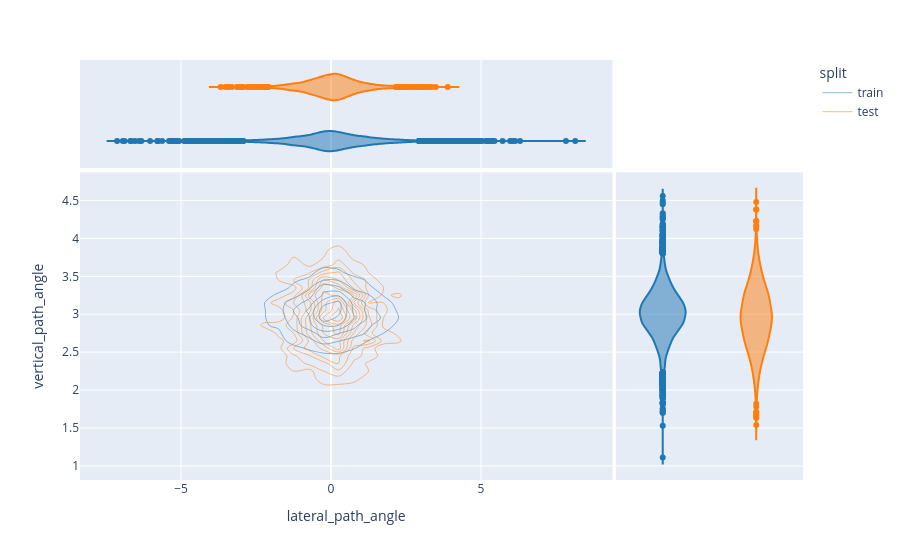

Notebook source saved alongside this figure:
### Code cell
# Display graph
fig = px.density_contour(
    df, 
    x='lateral_path_angle',
    y='vertical_path_angle',
    color='split',
    marginal_x='violin',
    marginal_y='violin',
    # range_x=[-1.,+1.],
    # range_y=[-1.,+1.],
    color_discrete_sequence=px.colors.qualitative.D3
)
fig.show()

### Figure 1 — Plotly figure (JSON) as saved in the notebook; plotly's stock layout.template omitted (floating-point values rounded to 4 significant figures; data arrays with more than 128 entries replaced by an {"elided": "..."} marker saying what was removed)
{"data": [{"contours": {"coloring": "none"}, "hovertemplate": "split=train<br>lateral_path_angle=%{x}<br>vertical_path_angle=%{y}<br>count=%{z}<extra></extra>", "legendgroup": "train", "line": {"color": "#1F77B4"}, "name": "train", "showlegend": true, "type": "histogram2dcontour", "x": {"elided": "12212 float values"}, "xaxis": "x", "xbingroup": "x", "y": {"elided": "12212 float values"}, "yaxis": "y", "ybingroup": "y"}, {"alignmentgroup": "True", "hovertemplate": "split=train<br>lateral_path_angle=%{x}<extra></extra>", "legendgroup": "train", "line": {"color": "#1F77B4"}, "name": "train", "offsetgroup": "train", "scalegroup": "x", "showlegend": false, "type": "violin", "x": {"elided": "12212 float values"}, "xaxis": "x3", "yaxis": "y3"}, {"alignmentgroup": "True", "hovertemplate": "split=train<br>vertical_path_angle=%{y}<extra></extra>", "legendgroup": "train", "line": {"color": "#1F77B4"}, "name": "train", "offsetgroup": "train", "scalegroup": "y", "showlegend": false, "type": "violin", "xaxis": "x2", "y": {"elided": "12212 float values"}, "yaxis": "y2"}, {"contours": {"coloring": "none"}, "hovertemplate": "split=test<br>lateral_path_angle=%{x}<br>vertical_path_angle=%{y}<br>count=%{z}<extra></extra>", "legendgroup": "test", "line": {"color": "#FF7F0E"}, "name": "test", "showlegend": true, "type": "histogram2dcontour", "x": {"elided": "2212 float values"}, "xaxis": "x", "xbingroup": "x", "y": {"elided": "2212 float values"}, "yaxis": "y", "ybingroup": "y"}, {"alignmentgroup": "True", "hovertemplate": "split=test<br>lateral_path_angle=%{x}<extra></extra>", "legendgroup": "test", "line": {"color": "#FF7F0E"}, "name": "test", "offsetgroup": "test", "scalegroup": "x", "showlegend": false, "type": "violin", "x": {"elided": "2212 float values"}, "xaxis": "x3", "yaxis": "y3"}, {"alignmentgroup": "True", "hovertemplate": "split=test<br>vertical_path_angle=%{y}<extra></extra>", "legendgroup": "test", "line": {"color": "#FF7F0E"}, "name": "test", "offsetgroup": "test", "scalegroup": "y", "showlegend": false, "type": "violin", "xaxis": "x2", "y": {"elided": "2212 float values"}, "yaxis": "y2"}], "layout": {"legend": {"title": {"text": "split"}, "tracegroupgap": 0}, "margin": {"t": 60}, "xaxis": {"anchor": "y", "domain": [0, 0.7363], "title": {"text": "lateral_path_angle"}}, "xaxis2": {"anchor": "y2", "domain": [0.7413, 1], "matches": "x2", "showgrid": false, "showline": false, "showticklabels": false, "ticks": ""}, "xaxis3": {"anchor": "y3", "domain": [0, 0.7363], "matches": "x", "showgrid": true, "showticklabels": false}, "xaxis4": {"anchor": "y4", "domain": [0.7413, 1], "matches": "x2", "showgrid": false, "showline": false, "showticklabels": false, "ticks": ""}, "yaxis": {"anchor": "x", "domain": [0, 0.7326], "title": {"text": "vertical_path_angle"}}, "yaxis2": {"anchor": "x2", "domain": [0, 0.7326], "matches": "y", "showgrid": true, "showticklabels": false}, "yaxis3": {"anchor": "x3", "domain": [0.7426, 1], "matches": "y3", "showgrid": false, "showline": false, "showticklabels": false, "ticks": ""}, "yaxis4": {"anchor": "x4", "domain": [0.7426, 1], "matches": "y3", "showgrid": true, "showline": false, "showticklabels": false, "ticks": ""}}}
